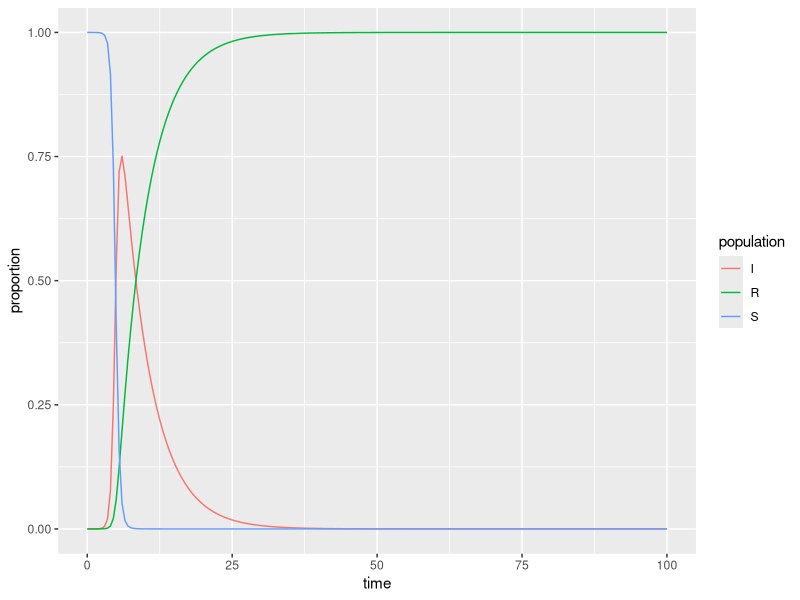

Write the R code that produced this figure.
## ---- chunk 1
#| message: false
#| warning: false
library(tidyverse)
library(deSolve)
## ---- chunk 2
# Proportion in each compartment: Susceptible 0.999999, Infected 0.000001, Recovered 0 (these are directly from the example linked above) ----
init <- c(S = 1-1e-6, I = 1e-6, R = 0.0)

# beta: infection parameter; gamma: recovery parameter ----
parameters <- c(beta = 3.000, gamma = 0.200)

# time frame ----
times <- seq(0, 100, by = 0.5)
## ---- chunk 3
# Build the function with all ----
sir <- function(time, init, parameters) {

  with(as.list(c(init, parameters)), {
    dS <- -beta * S * I
    dI <-  beta * S * I - gamma * I
    dR <-  gamma * I
    
    return(list(c(dS, dI, dR)))
    
  })
  
}
## ---- chunk 4
# Solve using `deSolve::ode()` ----
approximation <- ode(y = init, times = times, func = sir, parms = parameters)
## ---- chunk 5
# Get output into a data frame ----
approx_df <- as.data.frame(approximation)

# Pivot longer so R will do the work for us ----
approx_long <- approx_df %>% 
  pivot_longer(cols = S:R, names_to = "population", values_to = "proportion")
## ---- chunk 6
ggplot(data = approx_long, aes(x = time, y = proportion)) +
  geom_line(aes(color = population))
